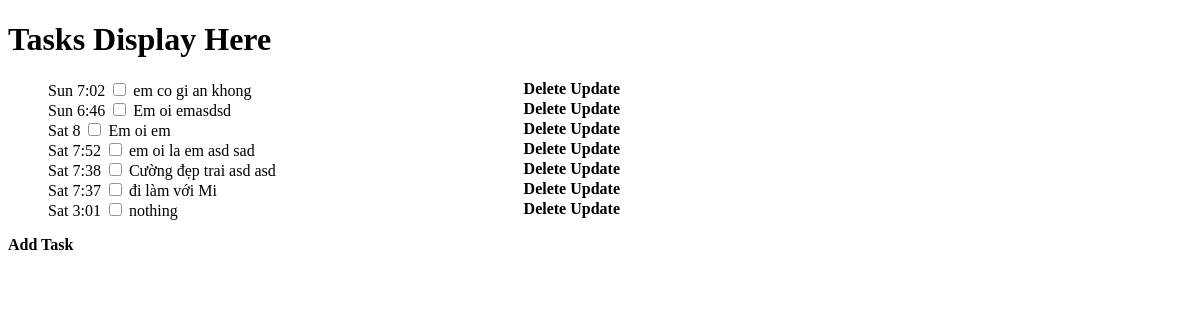
/tasks/, run on an earlier commit of the app's database.
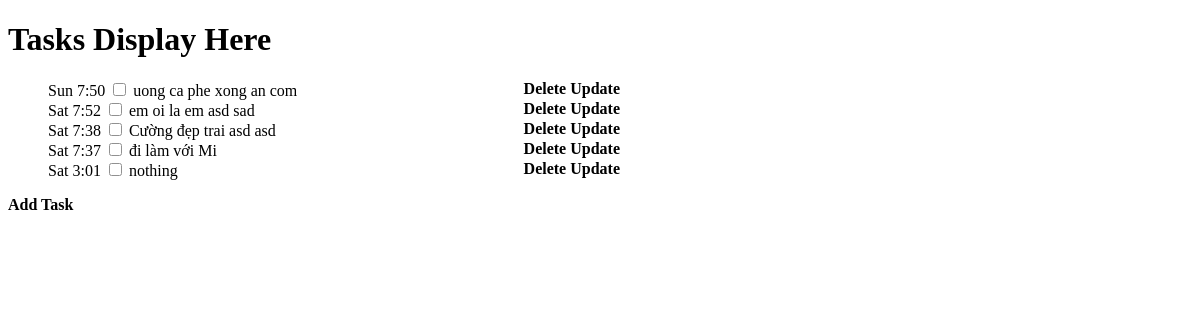
And on a later commit of the database.
### tasks/models.py (models this page shows, shortened)
class TaskList(models.Model):
    title = models.CharField(max_length=100,blank=False)
    detail = models.TextField(max_length=100,blank=True)
    created_at = models.DateTimeField(auto_now_add=True)
    class Meta:
        ordering = ['-created_at']

### tasks/views.py (the view)
# urls.py: path('', views.tasks , name="tasks"),
def tasks(request):
    tasklist = TaskList.objects.all()
    context = {
        'tasks' : tasklist
    }
    return render(request, 'tasks/tasks.html', context)

### tasks/templates/tasks/tasks.html
{% extends 'tasks/layout.html' %}
{% block body %}
<h1>Tasks Display Here</h1>
<div class="task-list">
    <ul>
        {% for task in tasks %}
        <li>
            <div class="text-field">
                {{task.created_at|date:"D f"}}
                <input type="checkbox" id="{{task.id}}">
                <label for="">{{task.title}}</label>
            </div>
            <div class="button-field">
                <a href="form/delete/{{task.id}}">Delete</a>
                <a href="form/{{task.id}}/update">Update</a>
            </div>
        </li>
        {% endfor %}
    </ul>
    <a href="{% url 'addtasks' %}">Add Task</a>
</div>
{% endblock %}

What changed in the data, as far as the page shows it:
removed TaskList: created_at "Sun 7:02", title "em co gi an khong"
removed TaskList: created_at "Sun 6:46", title "Em oi emasdsd"
removed TaskList: created_at "Sat 8", title "Em oi em"
added TaskList: created_at "Sun 7:50", title "uong ca phe xong an com"
